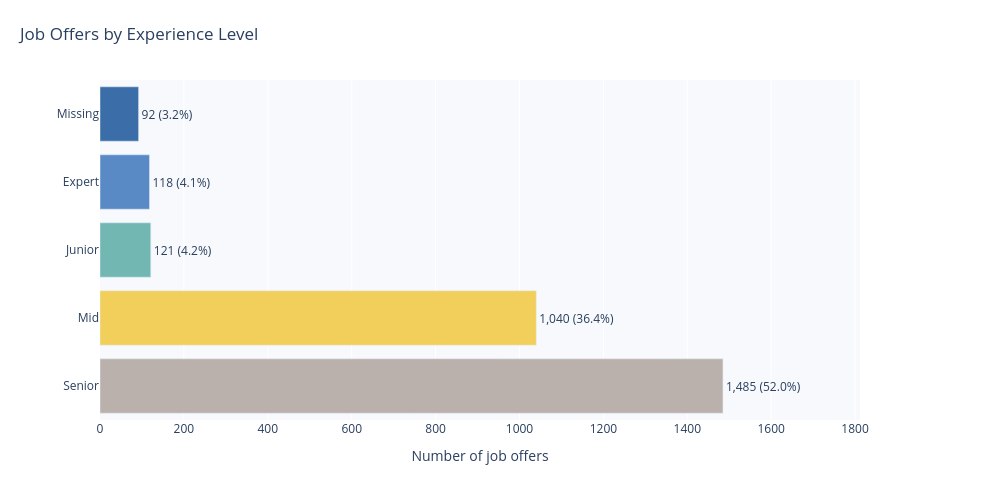

Write notebook code for a chart like this one.
### Code cell
experience_order = [
    "Senior",
    "Mid",
    "Junior",
    "Expert",
    "Missing",
]

experience_summary = (
    df["experience"]
    .fillna("Missing")
    .value_counts()
    .reindex(
        experience_order,
        fill_value=0,
    )
    .rename_axis("experience")
    .reset_index(name="job_offers")
)

experience_summary["percentage"] = (
    experience_summary["job_offers"]
    / len(df)
    * 100
).round(1)

experience_summary["label"] = (
    experience_summary["job_offers"]
    .map(lambda value: f"{value:,}")
    + " ("
    + experience_summary["percentage"].map(
        lambda value: f"{value:.1f}%"
    )
    + ")"
)

fig = px.bar(
    experience_summary,
    x="job_offers",
    y="experience",
    orientation="h",
    text="label",
    category_orders={
        "experience": list(
            reversed(experience_order)
        )
    },
    title="Job Offers by Experience Level",
    labels={
        "job_offers": "Number of job offers",
        "experience": "Experience level",
    },
    color="experience",
    color_discrete_sequence=[
        "#3B6EA8",
        "#5A8AC6",
        "#72B7B2",
        "#F2CF5B",
        "#BAB0AC",
    ],
)

fig.update_traces(
    textposition="outside",
    cliponaxis=False,
    hovertemplate=(
        "<b>%{y}</b><br>"
        "Job offers: %{x:,}"
        "<extra></extra>"
    ),
)

fig.update_layout(
    width=1000,
    height=480,
    showlegend=False,
    plot_bgcolor="#F7F9FC",
    title=dict(
        x=0.02,
        xanchor="left",
    ),
    xaxis=dict(
        title="Number of job offers",
        range=[
            0,
            experience_summary["job_offers"].max() * 1.22,
        ],
        gridcolor="white",
        zeroline=False,
    ),
    yaxis=dict(
        title=None,
    ),
    margin=dict(
        l=100,
        r=140,
        t=80,
        b=60,
    ),
)

fig.show()

### Figure 1 — Plotly figure (JSON) as saved in the notebook; plotly's stock layout.template omitted (floating-point values rounded to 4 significant figures)
{"data": [{"cliponaxis": false, "hovertemplate": "<b>%{y}</b><br>Job offers: %{x:,}<extra></extra>", "legendgroup": "Missing", "marker": {"color": "#3B6EA8", "pattern": {"shape": ""}}, "name": "Missing", "orientation": "h", "showlegend": true, "text": ["92 (3.2%)"], "textposition": "outside", "type": "bar", "x": [92], "xaxis": "x", "y": ["Missing"], "yaxis": "y"}, {"cliponaxis": false, "hovertemplate": "<b>%{y}</b><br>Job offers: %{x:,}<extra></extra>", "legendgroup": "Expert", "marker": {"color": "#5A8AC6", "pattern": {"shape": ""}}, "name": "Expert", "orientation": "h", "showlegend": true, "text": ["118 (4.1%)"], "textposition": "outside", "type": "bar", "x": [118], "xaxis": "x", "y": ["Expert"], "yaxis": "y"}, {"cliponaxis": false, "hovertemplate": "<b>%{y}</b><br>Job offers: %{x:,}<extra></extra>", "legendgroup": "Junior", "marker": {"color": "#72B7B2", "pattern": {"shape": ""}}, "name": "Junior", "orientation": "h", "showlegend": true, "text": ["121 (4.2%)"], "textposition": "outside", "type": "bar", "x": [121], "xaxis": "x", "y": ["Junior"], "yaxis": "y"}, {"cliponaxis": false, "hovertemplate": "<b>%{y}</b><br>Job offers: %{x:,}<extra></extra>", "legendgroup": "Mid", "marker": {"color": "#F2CF5B", "pattern": {"shape": ""}}, "name": "Mid", "orientation": "h", "showlegend": true, "text": ["1,040 (36.4%)"], "textposition": "outside", "type": "bar", "x": [1040], "xaxis": "x", "y": ["Mid"], "yaxis": "y"}, {"cliponaxis": false, "hovertemplate": "<b>%{y}</b><br>Job offers: %{x:,}<extra></extra>", "legendgroup": "Senior", "marker": {"color": "#BAB0AC", "pattern": {"shape": ""}}, "name": "Senior", "orientation": "h", "showlegend": true, "text": ["1,485 (52.0%)"], "textposition": "outside", "type": "bar", "x": [1485], "xaxis": "x", "y": ["Senior"], "yaxis": "y"}], "layout": {"barmode": "relative", "height": 480, "legend": {"title": {"text": "Experience level"}, "tracegroupgap": 0}, "margin": {"b": 60, "l": 100, "r": 140, "t": 80}, "plot_bgcolor": "#F7F9FC", "showlegend": false, "title": {"text": "Job Offers by Experience Level", "x": 0.02, "xanchor": "left"}, "width": 1000, "xaxis": {"anchor": "y", "domain": [0, 1], "gridcolor": "white", "range": [0, 1812.0], "title": {"text": "Number of job offers"}, "zeroline": false}, "yaxis": {"anchor": "x", "categoryarray": ["Senior", "Mid", "Junior", "Expert", "Missing"], "categoryorder": "array", "domain": [0, 1], "title": {}}}}
